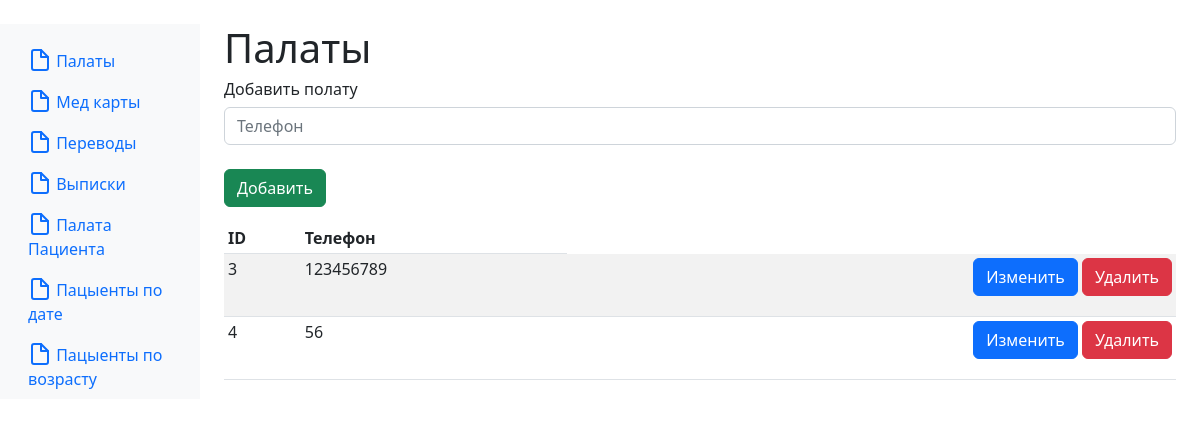
The page /room on the database its author committed.
### main/models.py (models this page shows, shortened)
class Room(models.Model):
	id = models.AutoField(primary_key=True)
	phone = models.CharField('Phone', max_length=50, null=True, blank=True)
	class Meta:
		verbose_name = 'Room'
		verbose_name_plural = 'Rooms'

### main/views.py (the view)
# urls.py: path('room', views.room, name='room'),
def room(request):
	error = ''
	if 'submitProd' in request.POST:
		form = RoomForm(request.POST)
		if form.is_valid():
			form.save()
		else:
			error = 'Form is not valid'
	if 'Edit' in request.POST:
		record_id = request.POST.get('Edit')
		return redirect(room_edit, id=record_id)
	if 'Delete' in request.POST:
		record_id = request.POST.get('Delete')
		record = Room.objects.get(id = record_id)
		record.delete()
	rooms = Room.objects.order_by('phone')
	form = RoomForm()
	context = {
		'form': form,
		'error': error
	}
	return render(request, 'main/Rooms.html', {'rooms': rooms, 'context': context})

### main/templates/main/Rooms.html (shortened to what this page needs)
﻿{% extends "main/base.html" %}
{% block title %}
<h1>Палаты</h1>
<h6>Добавить полату</h6>
<form method="post">
    <div class="row">
        <div class="col">
            {{ context.form.phone }}<br>
        </div>
    </div>
    <button type="submit" name="submitProd" class="btn btn-success">Добавить</button>
</form>
{% endblock %}
{% block headers %}
<th scope="col">ID</th>
<th scope="col">Телефон</th>
{% endblock %}
{% block grid %}
    {% for el in rooms %}
    <tr align="left">
        <td>{{ el.id }}</td>
        <td>{{ el.phone }}</td>
        <td align="right">
            <form method="post">
                <button type="submit" name="Edit" value="{{ el.id }}" class="btn btn-primary">Изменить</button>
                <button type="submit" name="Delete" value="{{ el.id }}" class="btn btn-danger">Удалить</button>
            </form>
        </td>
    </tr>
    {% endfor %}
{% endblock %}

### rows shown on the page
Room: id "3", phone "123456789"
Room: id "4", phone "56"
